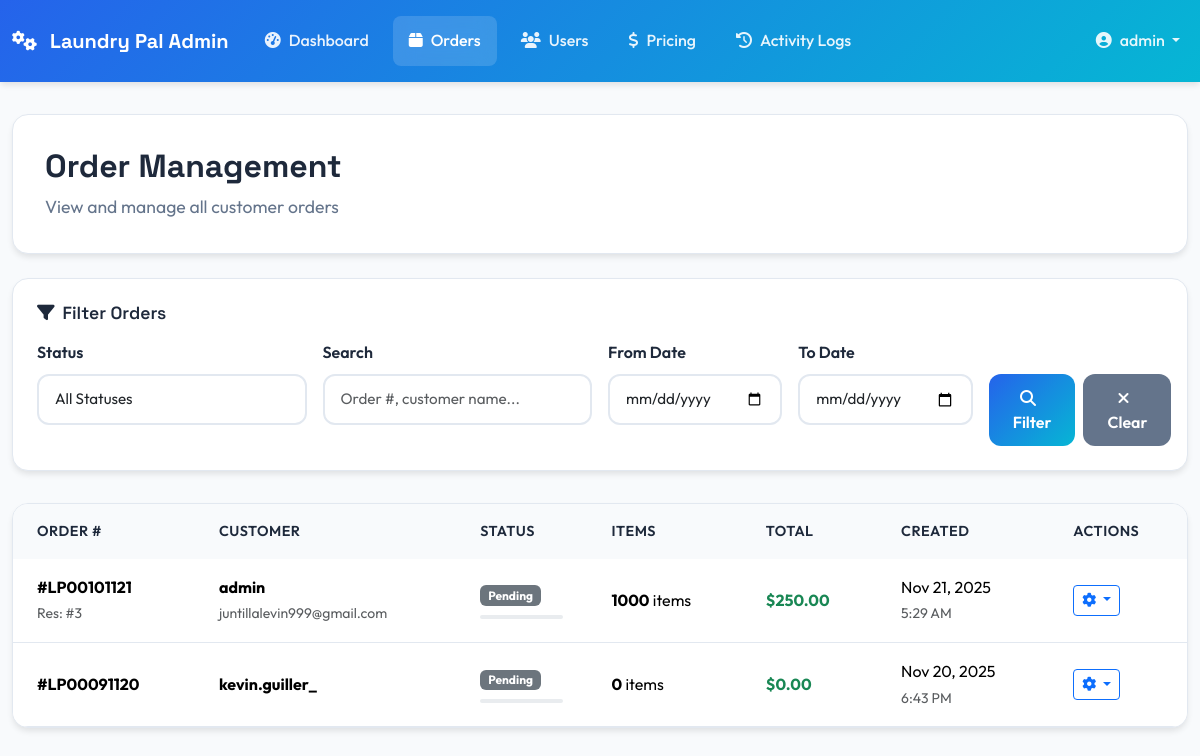
/admin-panel/orders/ (signed in), run on an earlier commit of the app's database.
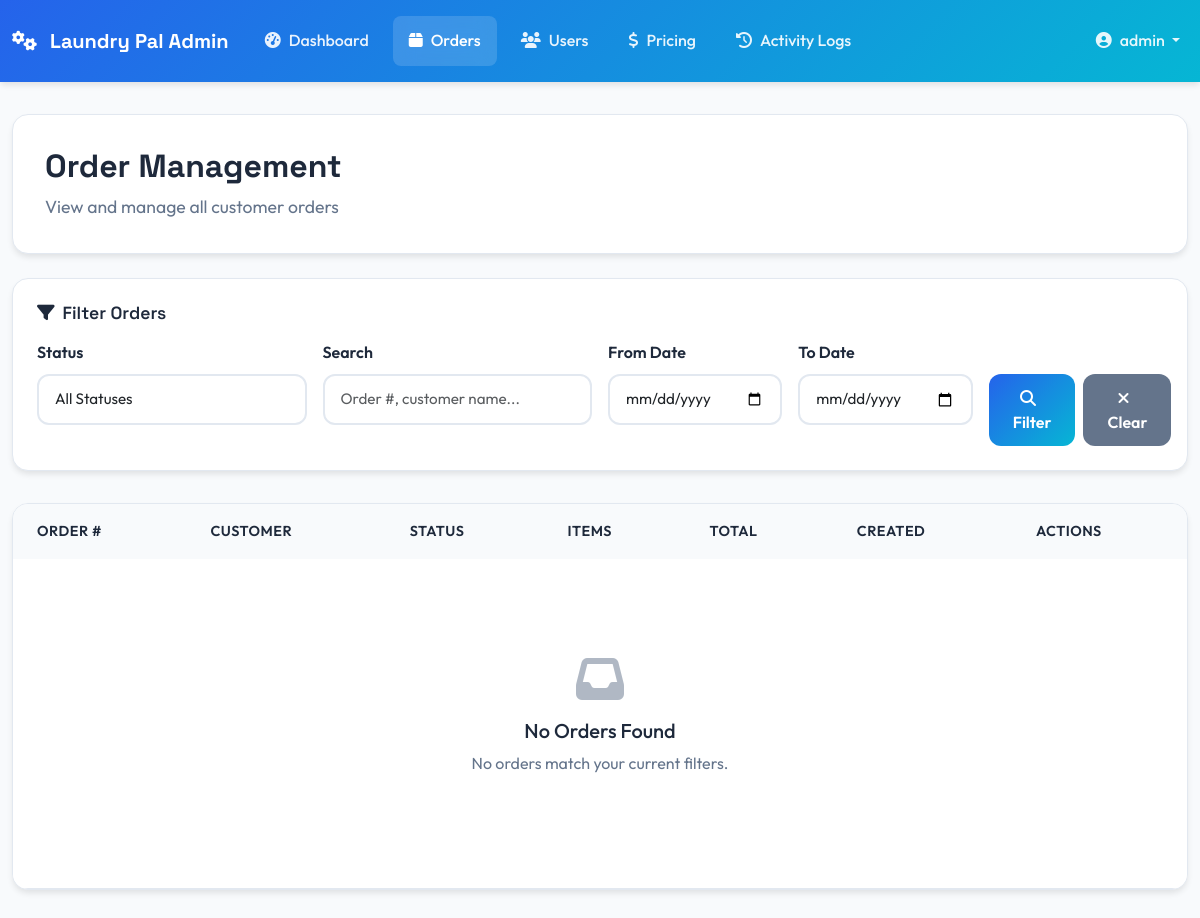
And on a later commit of the database.
### orders/models.py (models this page shows, shortened)
class Order(models.Model):
	class Status(models.TextChoices):
		PENDING = 'pending', 'Pending'
		CONFIRMED = 'confirmed', 'Confirmed'
		PICKED_UP = 'picked_up', 'Picked Up'
		WASHING = 'washing', 'Washing'
		DRYING = 'drying', 'Drying'
		FOLDING = 'folding', 'Folding'
		READY = 'ready', 'Ready for Delivery'
		OUT_FOR_DELIVERY = 'out_for_delivery', 'Out for Delivery'
		DELIVERED = 'delivered', 'Delivered'
	user = models.ForeignKey(settings.AUTH_USER_MODEL, on_delete=models.CASCADE, related_name='orders')
	reservation = models.ForeignKey('reservations.Reservation', on_delete=models.SET_NULL, null=True, blank=True, related_name='orders')
	order_number = models.CharField(max_length=20, unique=True, blank=True)
	status = models.CharField(max_length=20, choices=Status.choices, default=Status.PENDING)
	total_items = models.PositiveIntegerField(default=0)
	total_cost = models.DecimalField(max_digits=10, decimal_places=2, default=Decimal('0.00'))
	special_instructions = models.TextField(blank=True)
	estimated_completion = models.DateTimeField(null=True, blank=True)
	created_at = models.DateTimeField(auto_now_add=True)
	updated_at = models.DateTimeField(auto_now=True)
	class Meta:
		ordering = ['-created_at']
	def get_status_color(self):
		colors = {
			'pending': 'secondary',
			'confirmed': 'info',
			'picked_up': 'primary',
			'washing': 'primary',
			'drying': 'primary',
			'folding': 'warning',
			'ready': 'success',
			'out_for_delivery': 'warning',
			'delivered': 'success'
		}
		return colors.get(self.status, 'secondary')
	def get_progress_percentage(self):
		status_progress = {
			'pending': 0,
			'confirmed': 10,
			'picked_up': 20,
			'washing': 40,
			'drying': 60,
			'folding': 80,
			'ready': 90,
			'out_for_delivery': 95,
			'delivered': 100
		}
		return status_progress.get(self.status, 0)
	def get_status_icon(self):
		status_icons = {
			'pending': 'clock',
			'confirmed': 'check-circle',
			'picked_up': 'truck',
			'washing': 'soap',
			'drying': 'wind',
			'folding': 'hands',
			'ready': 'check-circle',
			'out_for_delivery': 'shipping-fast',
			'delivered': 'check-circle'
		}
		return status_icons.get(self.status, 'clock')

### reservations/models.py (models this page shows, shortened)
class Reservation(models.Model):
	class Status(models.TextChoices):
		PENDING = 'pending', 'Pending'
		CONFIRMED = 'confirmed', 'Confirmed'
		IN_PROGRESS = 'in_progress', 'In Progress'
		COMPLETED = 'completed', 'Completed'
		CANCELLED = 'cancelled', 'Cancelled'
	class Priority(models.TextChoices):
		STANDARD = 'standard', 'Standard'
		EXPRESS = 'express', 'Express (24h)'
		RUSH = 'rush', 'Rush (Same Day)'
	user = models.ForeignKey(settings.AUTH_USER_MODEL, on_delete=models.CASCADE, related_name='reservations')
	service_type = models.ForeignKey(ServiceType, on_delete=models.CASCADE, null=True, blank=True)
	pickup_datetime = models.DateTimeField()
	delivery_datetime = models.DateTimeField()
	address = models.CharField(max_length=255)
	phone_number = models.CharField(max_length=20, blank=True)
	notes = models.TextField(blank=True)
	priority = models.CharField(max_length=20, choices=Priority.choices, default=Priority.STANDARD)
	status = models.CharField(max_length=20, choices=Status.choices, default=Status.PENDING)
	estimated_cost = models.DecimalField(max_digits=10, decimal_places=2, null=True, blank=True)
	final_cost = models.DecimalField(max_digits=10, decimal_places=2, null=True, blank=True)
	created_at = models.DateTimeField(auto_now_add=True)
	updated_at = models.DateTimeField(auto_now=True)
	class Meta:
		ordering = ['-created_at']

### admin_panel/views.py (the view, shortened to what this page needs)
# urls.py: path('orders/', views.orders_management_view, name='orders'),
@login_required
@user_passes_test(is_admin_user)
def orders_management_view(request):
    status_filter = request.GET.get('status', '')
    search_query = request.GET.get('search', '')
    date_from = request.GET.get('date_from', '')
    date_to = request.GET.get('date_to', '')
    orders = Order.objects.select_related('user', 'reservation').prefetch_related('items')
    if status_filter:
        orders = orders.filter(status=status_filter)
    if date_from:
        orders = orders.filter(created_at__date__gte=date_from)
    if date_to:
        orders = orders.filter(created_at__date__lte=date_to)
    paginator = Paginator(orders.order_by('-created_at'), 20)
    page_number = request.GET.get('page')
    page_obj = paginator.get_page(page_number)
    status_choices = Order.Status.choices
    context = {
        'page_obj': page_obj,
        'status_choices': status_choices,
        'current_filters': {
            'status': status_filter,
            'search': search_query,
            'date_from': date_from,
            'date_to': date_to,
        }
    }
    return render(request, 'admin_panel/orders_management.html', context)

### admin_panel/templates/admin_panel/orders_management.html (shortened to what this page needs)
{% extends 'admin_panel/base_admin.html' %}
{% block page_title %}Order Management{% endblock %}
{% block page_subtitle %}View and manage all customer orders{% endblock %}
{% block content %}
<div class="admin-filters">
    <h6 class="filter-title">
        <i class="fas fa-filter me-2"></i>Filter Orders
    </h6>
    <form method="get" class="row g-3">
        <div class="col-md-3">
            <label class="admin-form-label">Status</label>
            <select name="status" class="form-select admin-form-control">
                <option value="">All Statuses</option>
            </select>
        </div>
        <div class="col-md-3">
            <label class="admin-form-label">Search</label>
            <input type="text" name="search" class="form-control admin-form-control"
                   placeholder="Order #, customer name..." value="{{ current_filters.search }}">
        </div>
        <div class="col-md-2">
            <label class="admin-form-label">From Date</label>
            <input type="date" name="date_from" class="form-control admin-form-control"
                   value="{{ current_filters.date_from }}">
        </div>
        <div class="col-md-2">
            <label class="admin-form-label">To Date</label>
            <input type="date" name="date_to" class="form-control admin-form-control"
                   value="{{ current_filters.date_to }}">
        </div>
        <div class="col-md-2">
            <label class="admin-form-label">&nbsp;</label>
            <div class="d-flex gap-2">
                <button type="submit" class="btn btn-admin-primary">
                    <i class="fas fa-search me-2"></i>Filter
                </button>
                <a href="{% url 'admin_panel:orders' %}" class="btn btn-admin-secondary">
                    <i class="fas fa-times me-2"></i>Clear
                </a>
            </div>
        </div>
    </form>
</div>
<div class="admin-table">
    <table class="table">
        <thead>
            <tr>
                <th>Order #</th>
                <th>Customer</th>
                <th>Status</th>
                <th>Items</th>
                <th>Total</th>
                <th>Created</th>
                <th>Actions</th>
            </tr>
        </thead>
        <tbody>
            {% for order in page_obj %}
                <tr id="order-row-{{ order.id }}">
                    <td>
                        <strong>#{{ order.order_number }}</strong>
                        {% if order.reservation %}
                            <br><small class="text-muted">Res: #{{ order.reservation.id }}</small>
                        {% endif %}
                    </td>
                    <td>
                        <div>
                            <strong>{{ order.user.first_name|default:order.user.username }}</strong>
                        </div>
                        <small class="text-muted">{{ order.user.email }}</small>
                    </td>
                    <td>
                        <div class="status-container" id="status-container-{{ order.id }}">
                            <span class="badge bg-{{ order.get_status_color }} status-badge"
                                  id="status-badge-{{ order.id }}">
                                {{ order.get_status_display }}
                            </span>
                            <div class="progress mt-2" style="height: 4px;">
                            </div>
                        </div>
                    </td>
                    <td>
                        <strong>{{ order.total_items }}</strong> items
                    </td>
                    <td>
                        <strong class="text-success">${{ order.total_cost|floatformat:2 }}</strong>
                    </td>
                    <td>
                        {{ order.created_at|date:"M d, Y" }}
                        <br><small class="text-muted">{{ order.created_at|time:"g:i A" }}</small>
                    </td>
                    <td>
                        <div class="btn-group">
                            <button type="button" class="btn btn-sm btn-outline-primary dropdown-toggle"
                                    data-bs-toggle="dropdown">
                                <i class="fas fa-cog"></i>
                            </button>
                        </div>
                    </td>
                </tr>
            {% empty %}
                <tr>
                    <td colspan="7" class="text-center py-5">
                        <div class="admin-empty-state">
                            <i class="fas fa-inbox"></i>
                            <h5>No Orders Found</h5>
                            <p>No orders match your current filters.</p>
                        </div>
                    </td>
                </tr>
            {% endfor %}
        </tbody>
    </table>
</div>
{% endblock %}

### admin_panel/templates/admin_panel/base_admin.html (shortened to what this page needs)
<!doctype html>
<html lang="en">
<head>
    <link href="https://cdn.jsdelivr.net/npm/bootstrap@5.3.3/dist/css/bootstrap.min.css" rel="stylesheet">
    <link href="https://cdnjs.cloudflare.com/ajax/libs/font-awesome/6.4.0/css/all.min.css" rel="stylesheet">
    {% load static %}
    <link href="{% static 'css/admin-panel.css' %}" rel="stylesheet">
</head>
<body class="admin-body">
    <nav class="navbar navbar-expand-lg admin-navbar">
        <div class="container-fluid">
            <a class="navbar-brand admin-brand" href="{% url 'admin_panel:dashboard' %}">
                <i class="fas fa-cogs me-2"></i>
                <span class="fw-bold">Laundry Pal Admin</span>
            </a>
            <div class="collapse navbar-collapse" id="adminNav">
                <ul class="navbar-nav me-auto">
                    <li class="nav-item">
                        <a class="nav-link admin-nav-link {% if request.resolver_match.url_name == 'dashboard' %}active{% endif %}"
                           href="{% url 'admin_panel:dashboard' %}">
                            <i class="fas fa-tachometer-alt me-2"></i>Dashboard
                        </a>
                    </li>
                    <li class="nav-item">
                        <a class="nav-link admin-nav-link {% if request.resolver_match.url_name == 'orders' %}active{% endif %}"
                           href="{% url 'admin_panel:orders' %}">
                            <i class="fas fa-box me-2"></i>Orders
                        </a>
                    </li>
                    <li class="nav-item">
                        <a class="nav-link admin-nav-link {% if request.resolver_match.url_name == 'users' %}active{% endif %}"
                           href="{% url 'admin_panel:users' %}">
                            <i class="fas fa-users me-2"></i>Users
                        </a>
                    </li>
                    <li class="nav-item">
                        <a class="nav-link admin-nav-link {% if request.resolver_match.url_name == 'pricing' %}active{% endif %}"
                           href="{% url 'admin_panel:pricing' %}">
                            <i class="fas fa-dollar-sign me-2"></i>Pricing
                        </a>
                    </li>
                    <li class="nav-item">
                        <a class="nav-link admin-nav-link {% if request.resolver_match.url_name == 'logs' %}active{% endif %}"
                           href="{% url 'admin_panel:logs' %}">
                            <i class="fas fa-history me-2"></i>Activity Logs
                        </a>
                    </li>
                </ul>
                <div class="navbar-nav">
                    <div class="nav-item dropdown">
                        <a class="nav-link dropdown-toggle admin-user-menu" href="#" role="button" data-bs-toggle="dropdown">
                            <i class="fas fa-user-circle me-2"></i>{{ user.first_name|default:user.username }}
                        </a>
                    </div>
                </div>
            </div>
        </div>
    </nav>
    <main class="admin-main">
        <div class="container-fluid">
            {% block page_header %}
            <div class="row mb-4">
                <div class="col-12">
                    <div class="admin-page-header">
                        <h1 class="admin-page-title">{% block page_title %}Admin Panel{% endblock %}</h1>
                        <p class="admin-page-subtitle">{% block page_subtitle %}Manage your laundry service{% endblock %}</p>
                    </div>
                </div>
            </div>
            {% endblock %}
            {% block content %}{% endblock %}
        </div>
    </main>
</body>
</html>

What changed in the data, as far as the page shows it:
removed Order: order_number "LP00101121", reservation.id "3", user.first_name "admin", user.email "juntillalevin999@gmail.com", status "Pending", total_items "1000", total_cost "250.00", created_at "Nov 21, 2025", created_at "5:29 AM"
removed Order: order_number "LP00091120", user.first_name "kevin.guiller_", status "Pending", total_items "0", total_cost "0.00", created_at "Nov 20, 2025", created_at "6:43 PM"
Also different on the page:
text now shown: "No Orders Found No orders match your current filters."
